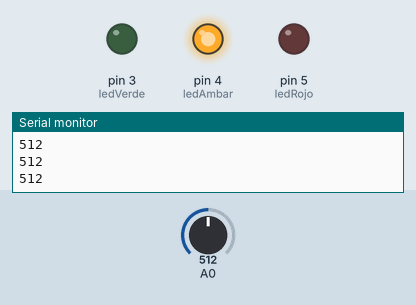
A sketch run on a simulated Arduino Uno, built with avr-gcc and run on an emulated ATmega328P. Shown: output pins drawn as LEDs (lit = HIGH), the last lines printed to the serial monitor. The test bench sets the inputs (shaded band); at power-on: A0 = 512.

Above: at 1.2 s.
1.3 s: A0 set to 349
2.8 s: A0 set to 330
At 3.8 s:
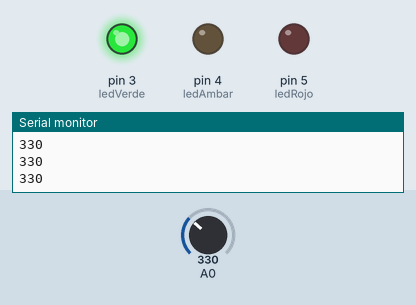
4.3 s: A0 set to 692
At 4.8 s:
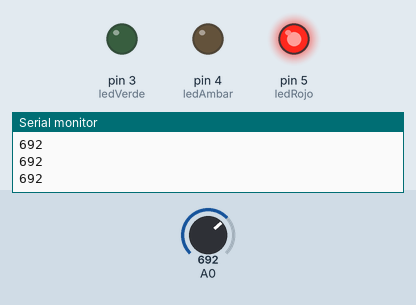
5.8 s: A0 set to 667
At 7.0 s:
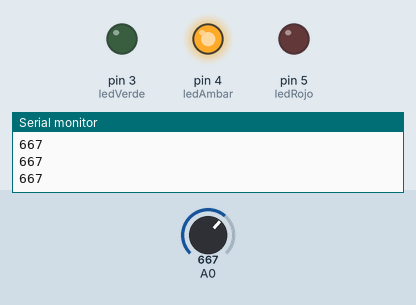
7.3 s: A0 set to 716
At 8.3 s:
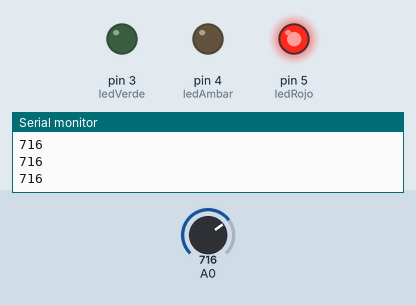
Timing chart, 0 to 9.8 s (numbered marks = the images above; inputs shaded):
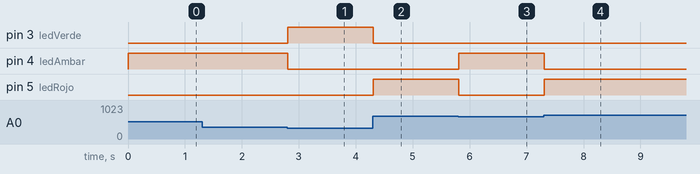

The sketch:

reto_08.ino
```cpp
//Pines
int ledRojo = 5;
int ledVerde = 3;
int ledAmbar = 4;
int poten = 0;

int val = 0;
int referencia = 512;

void setup() {
  pinMode(ledRojo, OUTPUT);
  pinMode(ledVerde, OUTPUT);
  pinMode (ledAmbar, OUTPUT);
  Serial.begin(9600);
}

void loop() {
  val = analogRead(0);// lee el pin entrada
  Serial.println(val); //muestra el valor

  if (val <= 341) {
    digitalWrite(ledVerde, HIGH);
    digitalWrite(ledRojo, LOW);
    digitalWrite(ledAmbar, LOW);
  }

if (val > 341 && val<682) {
    digitalWrite(ledVerde, LOW);
    digitalWrite(ledRojo, LOW);
    digitalWrite(ledAmbar, HIGH);
  }


  if (val >= 682) {
    digitalWrite(ledVerde, LOW);
    digitalWrite(ledRojo, HIGH);
    digitalWrite(ledAmbar, LOW);
  }


}
```

Measured:
- the behaviour switches between 342 and 341 on A0 (found by bisection; images 0 and 1)
- the behaviour switches between 682 and 681 on A0 (found by bisection; images 2 and 3)
- after the input at 2.8 s, pin 3 (ledVerde): LOW → HIGH at once; pin 4 (ledAmbar): HIGH → LOW at once
- after the input at 4.3 s, pin 3 (ledVerde): HIGH → LOW at once; pin 5 (ledRojo): LOW → HIGH at once
- after the input at 5.8 s, pin 4 (ledAmbar): LOW → HIGH at once; pin 5 (ledRojo): HIGH → LOW at once
- after the input at 7.3 s, pin 4 (ledAmbar): HIGH → LOW at once; pin 5 (ledRojo): LOW → HIGH at once
